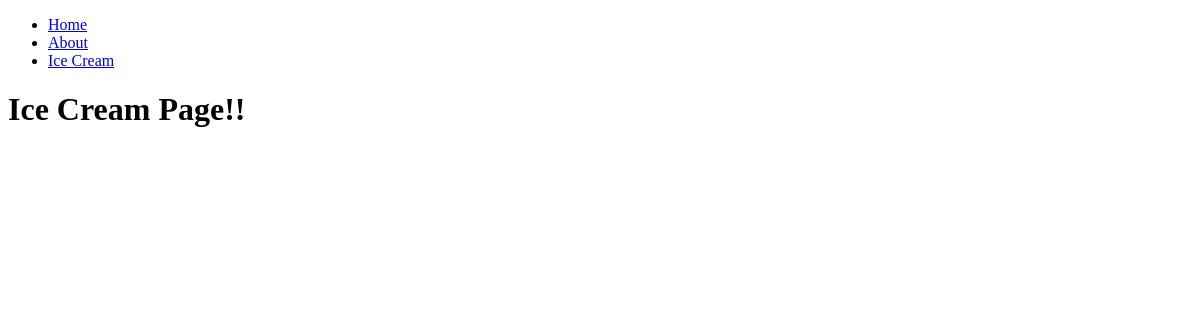
/icecream/, run on an earlier commit of the app's database.
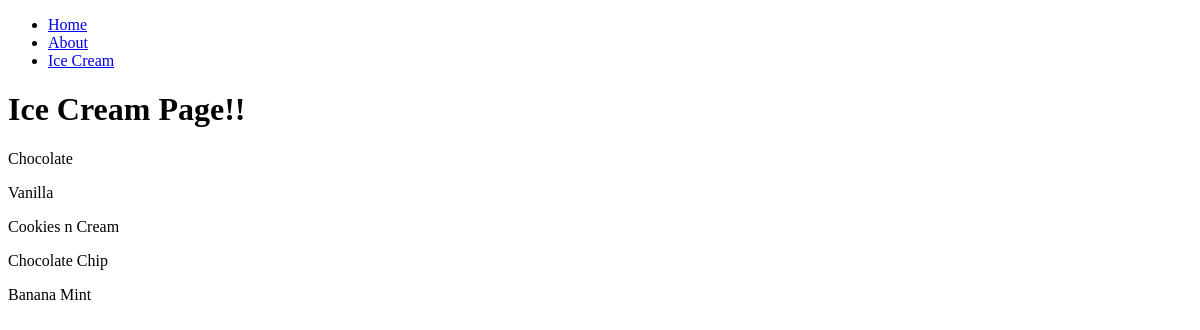
And on a later commit of the database.
### icecream/models.py (models this page shows, shortened)
class Icecream(models.Model):
    flavor = models.CharField(max_length = 50)

### icecream/views.py (the view)
# urls.py: path('', views.IndexView.as_view(), name = 'index'),
class IndexView(generic.ListView):
    template_name = 'icecream/index.html'
    model = Icecream

### icecream/templates/icecream/index.html
{% extends 'brochure/base.html' %}
{% block content %}
<h1>Ice Cream Page!!</h1>
{% for icecream in object_list %}
<p>{{ icecream.flavor }}</p>
{% endfor %}
{% endblock content %}

### brochure/templates/brochure/base.html (shortened to what this page needs)
<!DOCTYPE html>
<html lang="en">
<head>
</head>
<body>
    {% include 'brochure/header.html' %}
    {% block content %}
    {% endblock content %}
</body>
</html>

### brochure/templates/brochure/header.html
<ul>
    <li><a href="{% url 'brochure:index' %}">Home</a></li>
    <li><a href="{% url 'brochure:about' %}">About</a></li>
    <li><a href="{% url 'icecream:index' %}">Ice Cream</a></li>
</ul>

What changed in the data, as far as the page shows it:
added Icecream: flavor "Chocolate"
added Icecream: flavor "Vanilla"
added Icecream: flavor "Cookies n Cream"
added Icecream: flavor "Chocolate Chip"
added Icecream: flavor "Banana Mint"
